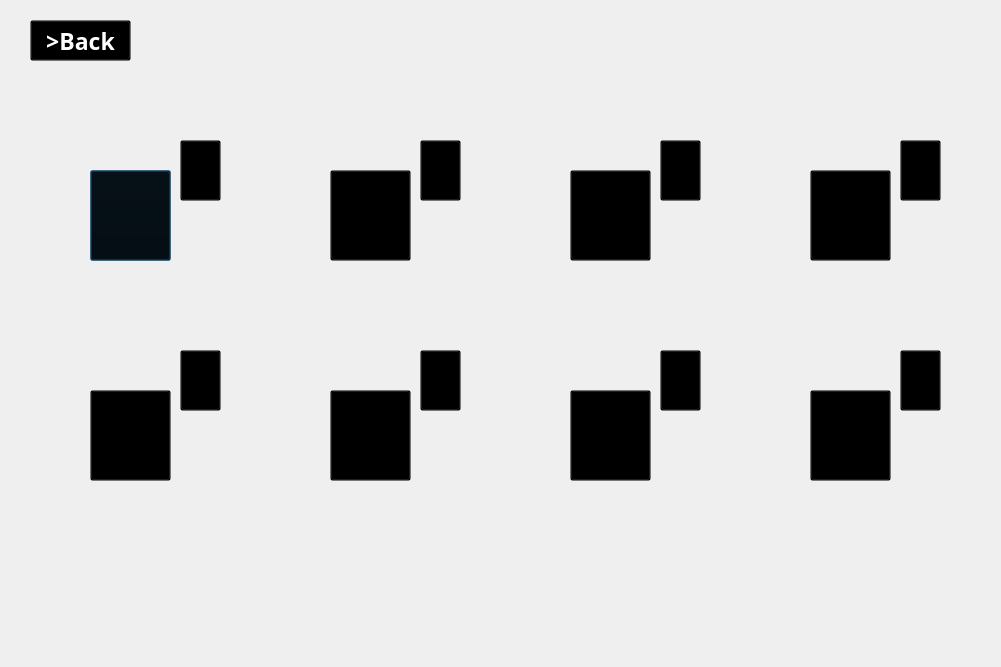
<?xml version="1.0" encoding="UTF-8"?>
<ui version="4.0">
 <class>users</class>
 <widget class="QDialog" name="users">
  <property name="geometry">
   <rect>
    <x>0</x>
    <y>0</y>
    <width>1001</width>
    <height>667</height>
   </rect>
  </property>
  <property name="windowTitle">
   <string>Dialog</string>
  </property>
  <widget class="QLabel" name="label">
   <property name="geometry">
    <rect>
     <x>0</x>
     <y>0</y>
     <width>1001</width>
     <height>667</height>
    </rect>
   </property>
   <property name="text">
    <string/>
   </property>
   <property name="pixmap">
    <pixmap resource="image.qrc">:/new/users.jpg</pixmap>
   </property>
  </widget>
  <widget class="QPushButton" name="add">
   <property name="geometry">
    <rect>
     <x>90</x>
     <y>170</y>
     <width>81</width>
     <height>91</height>
    </rect>
   </property>
   <property name="styleSheet">
    <string notr="true">QPushButton {
                 
     background-color: transparent;
}
QPushButton:hover
{
 border-radius: 20px;
background-color : gray;
 icon-size: 16px,16px;

}
QPushButton:pressed
 {

      background-color : rgb(51, 149, 255);
       icon-size: 25px,25px;


 }
</string>
   </property>
   <property name="text">
    <string/>
   </property>
   <property name="icon">
    <iconset resource="image.qrc">
     <normaloff>:/new/0684456b-aa2b-4631-86f7-93ceaf33303c.png</normaloff>:/new/0684456b-aa2b-4631-86f7-93ceaf33303c.png</iconset>
   </property>
   <property name="iconSize">
    <size>
     <width>90</width>
     <height>90</height>
    </size>
   </property>
  </widget>
  <widget class="QPushButton" name="add2">
   <property name="geometry">
    <rect>
     <x>330</x>
     <y>170</y>
     <width>81</width>
     <height>91</height>
    </rect>
   </property>
   <property name="styleSheet">
    <string notr="true">QPushButton {
                 
     background-color: transparent;
}
QPushButton:hover
{
 border-radius: 20px;
background-color : gray;
 icon-size: 16px,16px;

}
QPushButton:pressed
 {

      background-color : rgb(51, 149, 255);
       icon-size: 25px,25px;


 }</string>
   </property>
   <property name="text">
    <string/>
   </property>
   <property name="icon">
    <iconset resource="image.qrc">
     <normaloff>:/new/0684456b-aa2b-4631-86f7-93ceaf33303c.png</normaloff>:/new/0684456b-aa2b-4631-86f7-93ceaf33303c.png</iconset>
   </property>
   <property name="iconSize">
    <size>
     <width>90</width>
     <height>90</height>
    </size>
   </property>
  </widget>
  <widget class="QPushButton" name="add_3">
   <property name="geometry">
    <rect>
     <x>570</x>
     <y>170</y>
     <width>81</width>
     <height>91</height>
    </rect>
   </property>
   <property name="styleSheet">
    <string notr="true">QPushButton {
                 
     background-color: transparent;
}
QPushButton:hover
{
 border-radius: 20px;
background-color : gray;
 icon-size: 16px,16px;

}
QPushButton:pressed
 {

      background-color : rgb(51, 149, 255);
       icon-size: 25px,25px;


 }
</string>
   </property>
   <property name="text">
    <string/>
   </property>
   <property name="icon">
    <iconset resource="image.qrc">
     <normaloff>:/new/0684456b-aa2b-4631-86f7-93ceaf33303c.png</normaloff>:/new/0684456b-aa2b-4631-86f7-93ceaf33303c.png</iconset>
   </property>
   <property name="iconSize">
    <size>
     <width>90</width>
     <height>90</height>
    </size>
   </property>
  </widget>
  <widget class="QPushButton" name="add8">
   <property name="geometry">
    <rect>
     <x>810</x>
     <y>390</y>
     <width>81</width>
     <height>91</height>
    </rect>
   </property>
   <property name="styleSheet">
    <string notr="true">QPushButton {
                 
     background-color: transparent;
}
QPushButton:hover
{
 border-radius: 20px;
background-color : gray;
 icon-size: 16px,16px;

}
QPushButton:pressed
 {

      background-color : rgb(51, 149, 255);
       icon-size: 25px,25px;


 }</string>
   </property>
   <property name="text">
    <string/>
   </property>
   <property name="icon">
    <iconset resource="image.qrc">
     <normaloff>:/new/0684456b-aa2b-4631-86f7-93ceaf33303c.png</normaloff>:/new/0684456b-aa2b-4631-86f7-93ceaf33303c.png</iconset>
   </property>
   <property name="iconSize">
    <size>
     <width>90</width>
     <height>90</height>
    </size>
   </property>
  </widget>
  <widget class="QPushButton" name="add4">
   <property name="geometry">
    <rect>
     <x>810</x>
     <y>170</y>
     <width>81</width>
     <height>91</height>
    </rect>
   </property>
   <property name="styleSheet">
    <string notr="true">QPushButton {
                 
     background-color: transparent;
}
QPushButton:hover
{
 border-radius: 20px;
background-color : gray;
 icon-size: 16px,16px;

}
QPushButton:pressed
 {

      background-color : rgb(51, 149, 255);
       icon-size: 25px,25px;


 }</string>
   </property>
   <property name="text">
    <string/>
   </property>
   <property name="icon">
    <iconset resource="image.qrc">
     <normaloff>:/new/0684456b-aa2b-4631-86f7-93ceaf33303c.png</normaloff>:/new/0684456b-aa2b-4631-86f7-93ceaf33303c.png</iconset>
   </property>
   <property name="iconSize">
    <size>
     <width>90</width>
     <height>90</height>
    </size>
   </property>
  </widget>
  <widget class="QPushButton" name="add5">
   <property name="geometry">
    <rect>
     <x>90</x>
     <y>390</y>
     <width>81</width>
     <height>91</height>
    </rect>
   </property>
   <property name="styleSheet">
    <string notr="true">QPushButton {
                 
     background-color: transparent;
}
QPushButton:hover
{
 border-radius: 20px;
background-color : gray;
 icon-size: 16px,16px;

}
QPushButton:pressed
 {

      background-color : rgb(51, 149, 255);
       icon-size: 25px,25px;


 }</string>
   </property>
   <property name="text">
    <string/>
   </property>
   <property name="icon">
    <iconset resource="image.qrc">
     <normaloff>:/new/0684456b-aa2b-4631-86f7-93ceaf33303c.png</normaloff>:/new/0684456b-aa2b-4631-86f7-93ceaf33303c.png</iconset>
   </property>
   <property name="iconSize">
    <size>
     <width>90</width>
     <height>90</height>
    </size>
   </property>
  </widget>
  <widget class="QPushButton" name="add6">
   <property name="geometry">
    <rect>
     <x>330</x>
     <y>390</y>
     <width>81</width>
     <height>91</height>
    </rect>
   </property>
   <property name="styleSheet">
    <string notr="true">QPushButton {
                 
     background-color: transparent;
}
QPushButton:hover
{
 border-radius: 20px;
background-color : gray;
 icon-size: 16px,16px;

}
QPushButton:pressed
 {

      background-color : rgb(51, 149, 255);
       icon-size: 25px,25px;


 }</string>
   </property>
   <property name="text">
    <string/>
   </property>
   <property name="icon">
    <iconset resource="image.qrc">
     <normaloff>:/new/0684456b-aa2b-4631-86f7-93ceaf33303c.png</normaloff>:/new/0684456b-aa2b-4631-86f7-93ceaf33303c.png</iconset>
   </property>
   <property name="iconSize">
    <size>
     <width>90</width>
     <height>90</height>
    </size>
   </property>
  </widget>
  <widget class="QPushButton" name="add7">
   <property name="geometry">
    <rect>
     <x>570</x>
     <y>390</y>
     <width>81</width>
     <height>91</height>
    </rect>
   </property>
   <property name="styleSheet">
    <string notr="true">QPushButton {
                 
     background-color: transparent;
}
QPushButton:hover
{
 border-radius: 20px;
background-color : gray;
 icon-size: 16px,16px;

}
QPushButton:pressed
 {

      background-color : rgb(51, 149, 255);
       icon-size: 25px,25px;


 }</string>
   </property>
   <property name="text">
    <string/>
   </property>
   <property name="icon">
    <iconset resource="image.qrc">
     <normaloff>:/new/0684456b-aa2b-4631-86f7-93ceaf33303c.png</normaloff>:/new/0684456b-aa2b-4631-86f7-93ceaf33303c.png</iconset>
   </property>
   <property name="iconSize">
    <size>
     <width>90</width>
     <height>90</height>
    </size>
   </property>
  </widget>
  <widget class="QLabel" name="user1">
   <property name="geometry">
    <rect>
     <x>40</x>
     <y>270</y>
     <width>181</width>
     <height>41</height>
    </rect>
   </property>
   <property name="font">
    <font>
     <family>Segoe UI</family>
     <pointsize>9</pointsize>
     <bold>true</bold>
    </font>
   </property>
   <property name="autoFillBackground">
    <bool>false</bool>
   </property>
   <property name="styleSheet">
    <string notr="true">color: rgb(255, 255, 255);</string>
   </property>
   <property name="text">
    <string/>
   </property>
   <property name="alignment">
    <set>Qt::AlignCenter</set>
   </property>
  </widget>
  <widget class="QLabel" name="user2">
   <property name="geometry">
    <rect>
     <x>279</x>
     <y>270</y>
     <width>181</width>
     <height>41</height>
    </rect>
   </property>
   <property name="font">
    <font>
     <pointsize>9</pointsize>
     <bold>true</bold>
    </font>
   </property>
   <property name="autoFillBackground">
    <bool>false</bool>
   </property>
   <property name="styleSheet">
    <string notr="true">color: rgb(255, 255, 255);</string>
   </property>
   <property name="text">
    <string/>
   </property>
   <property name="alignment">
    <set>Qt::AlignCenter</set>
   </property>
  </widget>
  <widget class="QLabel" name="user3">
   <property name="geometry">
    <rect>
     <x>530</x>
     <y>270</y>
     <width>171</width>
     <height>41</height>
    </rect>
   </property>
   <property name="font">
    <font>
     <pointsize>9</pointsize>
     <bold>true</bold>
    </font>
   </property>
   <property name="autoFillBackground">
    <bool>false</bool>
   </property>
   <property name="styleSheet">
    <string notr="true">color: rgb(255, 255, 255);</string>
   </property>
   <property name="text">
    <string/>
   </property>
   <property name="alignment">
    <set>Qt::AlignCenter</set>
   </property>
  </widget>
  <widget class="QLabel" name="user4">
   <property name="geometry">
    <rect>
     <x>770</x>
     <y>270</y>
     <width>171</width>
     <height>41</height>
    </rect>
   </property>
   <property name="font">
    <font>
     <pointsize>9</pointsize>
     <bold>true</bold>
    </font>
   </property>
   <property name="autoFillBackground">
    <bool>false</bool>
   </property>
   <property name="styleSheet">
    <string notr="true">color: rgb(255, 255, 255);</string>
   </property>
   <property name="text">
    <string/>
   </property>
   <property name="alignment">
    <set>Qt::AlignCenter</set>
   </property>
  </widget>
  <widget class="QLabel" name="user8">
   <property name="geometry">
    <rect>
     <x>760</x>
     <y>490</y>
     <width>181</width>
     <height>41</height>
    </rect>
   </property>
   <property name="font">
    <font>
     <pointsize>9</pointsize>
     <bold>true</bold>
    </font>
   </property>
   <property name="autoFillBackground">
    <bool>false</bool>
   </property>
   <property name="styleSheet">
    <string notr="true">color: rgb(255, 255, 255);
</string>
   </property>
   <property name="text">
    <string/>
   </property>
   <property name="alignment">
    <set>Qt::AlignCenter</set>
   </property>
  </widget>
  <widget class="QLabel" name="user7">
   <property name="geometry">
    <rect>
     <x>520</x>
     <y>490</y>
     <width>181</width>
     <height>41</height>
    </rect>
   </property>
   <property name="font">
    <font>
     <pointsize>9</pointsize>
     <bold>true</bold>
    </font>
   </property>
   <property name="autoFillBackground">
    <bool>false</bool>
   </property>
   <property name="styleSheet">
    <string notr="true">color: rgb(255, 255, 255);</string>
   </property>
   <property name="text">
    <string/>
   </property>
   <property name="alignment">
    <set>Qt::AlignCenter</set>
   </property>
  </widget>
  <widget class="QLabel" name="user6">
   <property name="geometry">
    <rect>
     <x>280</x>
     <y>490</y>
     <width>181</width>
     <height>41</height>
    </rect>
   </property>
   <property name="font">
    <font>
     <pointsize>9</pointsize>
     <bold>true</bold>
    </font>
   </property>
   <property name="autoFillBackground">
    <bool>false</bool>
   </property>
   <property name="styleSheet">
    <string notr="true">color: rgb(255, 255, 255);</string>
   </property>
   <property name="text">
    <string/>
   </property>
   <property name="alignment">
    <set>Qt::AlignCenter</set>
   </property>
  </widget>
  <widget class="QLabel" name="user5">
   <property name="geometry">
    <rect>
     <x>50</x>
     <y>490</y>
     <width>171</width>
     <height>41</height>
    </rect>
   </property>
   <property name="font">
    <font>
     <pointsize>9</pointsize>
     <bold>true</bold>
    </font>
   </property>
   <property name="autoFillBackground">
    <bool>false</bool>
   </property>
   <property name="styleSheet">
    <string notr="true">color: rgb(255, 255, 255);</string>
   </property>
   <property name="text">
    <string/>
   </property>
   <property name="alignment">
    <set>Qt::AlignCenter</set>
   </property>
  </widget>
  <widget class="QPushButton" name="back">
   <property name="geometry">
    <rect>
     <x>30</x>
     <y>20</y>
     <width>101</width>
     <height>41</height>
    </rect>
   </property>
   <property name="font">
    <font>
     <family>Arial Black</family>
     <pointsize>17</pointsize>
     <bold>true</bold>
    </font>
   </property>
   <property name="styleSheet">
    <string notr="true">QPushButton {
                       color:white;
     background-color: transparent;
                       }
                         QPushButton:hover {
                             background-color: gray;
                     		 border-radius: 20px;


                         }

QPushButton:pressed
 {

      background-color : rgb(51, 149, 255);
      

 }</string>
   </property>
   <property name="text">
    <string>&gt;Back</string>
   </property>
  </widget>
  <widget class="QPushButton" name="del1">
   <property name="geometry">
    <rect>
     <x>180</x>
     <y>140</y>
     <width>41</width>
     <height>61</height>
    </rect>
   </property>
   <property name="styleSheet">
    <string notr="true">QPushButton {
	color: rgb(85, 85, 255);
                 
     background-color: transparent;
}
QPushButton:hover
{
 border-radius: 20px;
background-color : gray;
 icon-size: 16px,16px;

}
QPushButton:pressed
 {

background-color : #ff0000;
       icon-size: 25px,25px;


 }</string>
   </property>
   <property name="text">
    <string/>
   </property>
   <property name="icon">
    <iconset resource="image.qrc">
     <normaloff>:/new/delete.png</normaloff>:/new/delete.png</iconset>
   </property>
   <property name="iconSize">
    <size>
     <width>30</width>
     <height>30</height>
    </size>
   </property>
  </widget>
  <widget class="QPushButton" name="del2">
   <property name="geometry">
    <rect>
     <x>420</x>
     <y>140</y>
     <width>41</width>
     <height>61</height>
    </rect>
   </property>
   <property name="styleSheet">
    <string notr="true">QPushButton {
                 
     background-color: transparent;
}
QPushButton:hover
{
 border-radius: 20px;
background-color : gray;
 icon-size: 16px,16px;

}
QPushButton:pressed
 {

background-color : #ff0000;
       icon-size: 25px,25px;


 }</string>
   </property>
   <property name="text">
    <string/>
   </property>
   <property name="icon">
    <iconset resource="image.qrc">
     <normaloff>:/new/delete.png</normaloff>:/new/delete.png</iconset>
   </property>
   <property name="iconSize">
    <size>
     <width>30</width>
     <height>30</height>
    </size>
   </property>
  </widget>
  <widget class="QPushButton" name="del3">
   <property name="geometry">
    <rect>
     <x>660</x>
     <y>140</y>
     <width>41</width>
     <height>61</height>
    </rect>
   </property>
   <property name="styleSheet">
    <string notr="true">QPushButton {
                 
     background-color: transparent;
}
QPushButton:hover
{
 border-radius: 20px;
background-color : gray;
 icon-size: 16px,16px;

}
QPushButton:pressed
 {

background-color : #ff0000;
       icon-size: 25px,25px;


 }</string>
   </property>
   <property name="text">
    <string/>
   </property>
   <property name="icon">
    <iconset resource="image.qrc">
     <normaloff>:/new/delete.png</normaloff>:/new/delete.png</iconset>
   </property>
   <property name="iconSize">
    <size>
     <width>30</width>
     <height>30</height>
    </size>
   </property>
  </widget>
  <widget class="QPushButton" name="del4">
   <property name="geometry">
    <rect>
     <x>900</x>
     <y>140</y>
     <width>41</width>
     <height>61</height>
    </rect>
   </property>
   <property name="styleSheet">
    <string notr="true">QPushButton {
                 
     background-color: transparent;
}
QPushButton:hover
{
 border-radius: 20px;
background-color : gray;
 icon-size: 16px,16px;

}
QPushButton:pressed
 {

background-color : #ff0000;
       icon-size: 25px,25px;


 }</string>
   </property>
   <property name="text">
    <string/>
   </property>
   <property name="icon">
    <iconset resource="image.qrc">
     <normaloff>:/new/delete.png</normaloff>:/new/delete.png</iconset>
   </property>
   <property name="iconSize">
    <size>
     <width>30</width>
     <height>30</height>
    </size>
   </property>
  </widget>
  <widget class="QPushButton" name="del5">
   <property name="geometry">
    <rect>
     <x>180</x>
     <y>350</y>
     <width>41</width>
     <height>61</height>
    </rect>
   </property>
   <property name="styleSheet">
    <string notr="true">QPushButton {
                 
     background-color: transparent;
}
QPushButton:hover
{
 border-radius: 20px;
background-color : gray;
 icon-size: 16px,16px;

}
QPushButton:pressed
 {

background-color : #ff0000;
       icon-size: 25px,25px;


 }</string>
   </property>
   <property name="text">
    <string/>
   </property>
   <property name="icon">
    <iconset resource="image.qrc">
     <normaloff>:/new/delete.png</normaloff>:/new/delete.png</iconset>
   </property>
   <property name="iconSize">
    <size>
     <width>30</width>
     <height>30</height>
    </size>
   </property>
  </widget>
  <widget class="QPushButton" name="del6">
   <property name="geometry">
    <rect>
     <x>420</x>
     <y>350</y>
     <width>41</width>
     <height>61</height>
    </rect>
   </property>
   <property name="styleSheet">
    <string notr="true">QPushButton {
                 
     background-color: transparent;
}
QPushButton:hover
{
 border-radius: 20px;
background-color : gray;
 icon-size: 16px,16px;

}
QPushButton:pressed
 {

background-color : #ff0000;
       icon-size: 25px,25px;


 }</string>
   </property>
   <property name="text">
    <string/>
   </property>
   <property name="icon">
    <iconset resource="image.qrc">
     <normaloff>:/new/delete.png</normaloff>:/new/delete.png</iconset>
   </property>
   <property name="iconSize">
    <size>
     <width>30</width>
     <height>30</height>
    </size>
   </property>
  </widget>
  <widget class="QPushButton" name="del7">
   <property name="geometry">
    <rect>
     <x>660</x>
     <y>350</y>
     <width>41</width>
     <height>61</height>
    </rect>
   </property>
   <property name="styleSheet">
    <string notr="true">QPushButton {
                 
     background-color: transparent;
}
QPushButton:hover
{
 border-radius: 20px;
background-color : gray;
 icon-size: 16px,16px;

}
QPushButton:pressed
 {

background-color : #ff0000;
       icon-size: 25px,25px;


 }</string>
   </property>
   <property name="text">
    <string/>
   </property>
   <property name="icon">
    <iconset resource="image.qrc">
     <normaloff>:/new/delete.png</normaloff>:/new/delete.png</iconset>
   </property>
   <property name="iconSize">
    <size>
     <width>30</width>
     <height>30</height>
    </size>
   </property>
  </widget>
  <widget class="QPushButton" name="del8">
   <property name="geometry">
    <rect>
     <x>900</x>
     <y>350</y>
     <width>41</width>
     <height>61</height>
    </rect>
   </property>
   <property name="styleSheet">
    <string notr="true">QPushButton {
                 
     background-color: transparent;
}
QPushButton:hover
{
 border-radius: 20px;
background-color : gray;
 icon-size: 16px,16px;

}
QPushButton:pressed
 {

background-color : #ff0000;
       icon-size: 25px,25px;


 }</string>
   </property>
   <property name="text">
    <string/>
   </property>
   <property name="icon">
    <iconset resource="image.qrc">
     <normaloff>:/new/delete.png</normaloff>:/new/delete.png</iconset>
   </property>
   <property name="iconSize">
    <size>
     <width>30</width>
     <height>30</height>
    </size>
   </property>
  </widget>
  <widget class="QLabel" name="nOfUser">
   <property name="geometry">
    <rect>
     <x>390</x>
     <y>4</y>
     <width>91</width>
     <height>71</height>
    </rect>
   </property>
   <property name="font">
    <font>
     <pointsize>30</pointsize>
     <bold>true</bold>
    </font>
   </property>
   <property name="styleSheet">
    <string notr="true">color:(255, 255, 255);</string>
   </property>
   <property name="text">
    <string/>
   </property>
  </widget>
 </widget>
 <resources>
  <include location="image.qrc"/>
 </resources>
 <connections/>
</ui>
